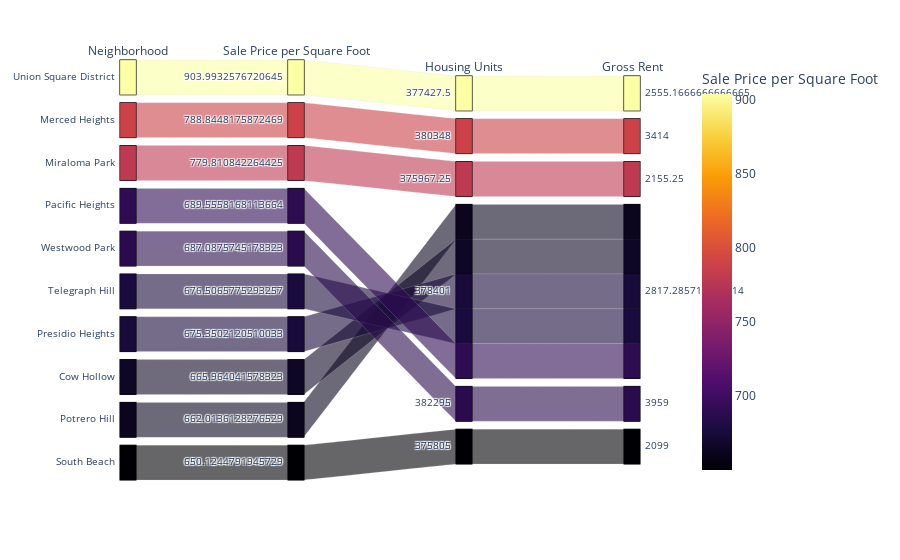

The notebook cell this image was saved under:
### Code cell
# Parallel Categories Plot

px.parallel_categories(
    neighborhood_top10,
    dimensions=['neighborhood','sale_price_sqr_foot','housing_units','gross_rent'],
    color='sale_price_sqr_foot',
    color_continuous_scale=px.colors.sequential.Inferno,
    labels={
        "neighborhood": "Neighborhood",
        "sale_price_sqr_foot": "Sale Price per Square Foot",
        "housing_units": "Housing Units",
        "gross_rent": "Gross Rent"
            
    })

### Figure 1 — Plotly figure (JSON) as saved in the notebook; plotly's stock layout.template omitted (floating-point values rounded to 4 significant figures)
{"data": [{"dimensions": [{"label": "Neighborhood", "values": ["Union Square District", "Merced Heights", "Miraloma Park", "Pacific Heights", "Westwood Park", "Telegraph Hill", "Presidio Heights", "Cow Hollow", "Potrero Hill", "South Beach"]}, {"label": "Sale Price per Square Foot", "values": [904.0, 788.8, 779.8, 689.6, 687.1, 676.5, 675.4, 666.0, 662.0, 650.1]}, {"label": "Housing Units", "values": [377400.0, 380348, 376000.0, 378401, 382295, 378401, 378401, 378401, 378401, 375805]}, {"label": "Gross Rent", "values": [2555.0, 3414, 2155.0, 2817.0, 3959, 2817.0, 2817.0, 2817.0, 2817.0, 2099]}], "domain": {"x": [0, 1], "y": [0, 1]}, "line": {"color": [904.0, 788.8, 779.8, 689.6, 687.1, 676.5, 675.4, 666.0, 662.0, 650.1], "coloraxis": "coloraxis"}, "name": "", "type": "parcats"}], "layout": {"autosize": true, "coloraxis": {"colorbar": {"title": {"text": "Sale Price per Square Foot"}}, "colorscale": [[0, "#000004"], [0.1111, "#1b0c41"], [0.2222, "#4a0c6b"], [0.3333, "#781c6d"], [0.4444, "#a52c60"], [0.5556, "#cf4446"], [0.6667, "#ed6925"], [0.7778, "#fb9b06"], [0.8889, "#f7d13d"], [1, "#fcffa4"]]}, "legend": {"tracegroupgap": 0}, "margin": {"t": 60}}}
